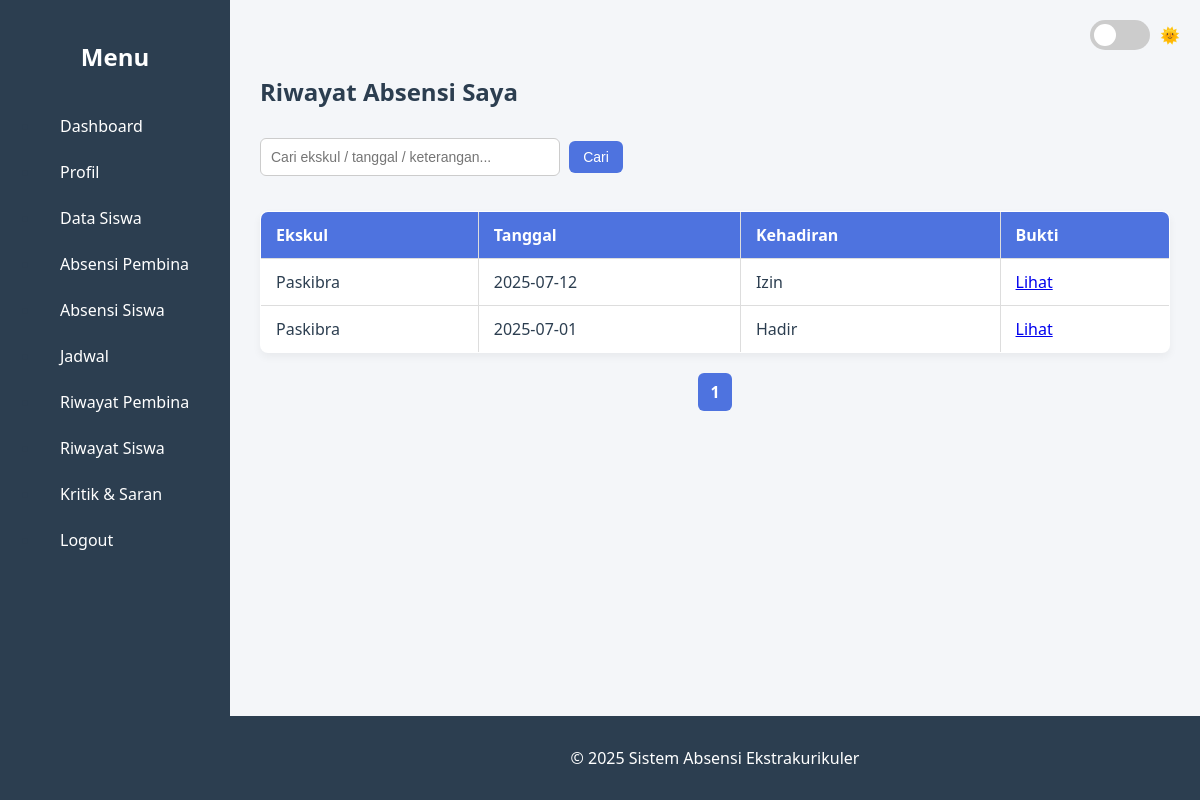
The page /pembina/riwayat_siswa.php (signed in) on the database its author committed.
### tables this page shows
CREATE TABLE `absensi` (
  `id_absensi` int(11) NOT NULL,
  `tanggal` date DEFAULT NULL,
  `kehadiran` enum('Hadir','Izin','Sakit','Alfa') DEFAULT NULL,
  `id_siswa` int(11) DEFAULT NULL,
  `id_ekskul` int(11) DEFAULT NULL,
  `id_pembina` int(11) DEFAULT NULL,
  `foto_bukti` varchar(255) DEFAULT NULL
);

CREATE TABLE `ekskul` (
  `id_ekskul` int(11) NOT NULL,
  `nama_ekskul` varchar(100) DEFAULT NULL,
  `id_pembina` int(11) DEFAULT NULL
);

### pembina/riwayat_siswa.php (the view, shortened to what this page needs)
<?php
include 'header.php';
include '../koneksi.php';
$id_siswa = $_SESSION['id'];
$search = isset($_GET['search']) ? mysqli_real_escape_string($conn, $_GET['search']) : '';
$limit = 10;
$page = isset($_GET['page']) ? max((int)$_GET['page'], 1) : 1;
$start = ($page - 1) * $limit;
$searchSql = $search ? "AND (
    e.nama_ekskul LIKE '%$search%' OR
    a.kehadiran LIKE '%$search%' OR
    a.tanggal LIKE '%$search%'
)" : '';
$query = mysqli_query($conn, "
    SELECT a.*, e.nama_ekskul
    FROM absensi a
    JOIN ekskul e ON a.id_ekskul = e.id_ekskul
    WHERE a.id_siswa = '$id_siswa' $searchSql
    ORDER BY a.tanggal DESC
    LIMIT $start, $limit
");
$totalResult = mysqli_query($conn, "
    SELECT COUNT(*) as total
    FROM absensi a
    JOIN ekskul e ON a.id_ekskul = e.id_ekskul
    WHERE a.id_siswa = '$id_siswa' $searchSql
");
$totalData = mysqli_fetch_assoc($totalResult)['total'];
$totalPages = ceil($totalData / $limit);
?>
<?php include 'sidebar.php'; ?>
<div class="content">
    <h2>Riwayat Absensi Saya</h2>
    <form method="GET" style="margin-bottom: 10px;">
        <input type="text" name="search" placeholder="Cari ekskul / tanggal / keterangan..." value="<?= htmlspecialchars($search); ?>">
        <button type="submit">Cari</button>
    </form>
    <table border="1" cellpadding="8" cellspacing="0" style="width: 100%;">
        <thead>
            <tr>
                <th>Ekskul</th>
                <th>Tanggal</th>
                <th>Kehadiran</th>
                <th>Bukti</th>
            </tr>
        </thead>
        <tbody>
            <?php if (mysqli_num_rows($query) > 0): ?>
                <?php while ($r = mysqli_fetch_assoc($query)): ?>
                    <tr>
                        <td><?= htmlspecialchars($r['nama_ekskul']) ?></td>
                        <td><?= $r['tanggal'] ?></td>
                        <td><?= $r['kehadiran'] ?></td>
                        <td>
                            <?php if (!empty($r['foto_bukti'])): ?>
                                <a href="javascript:void(0);" onclick="showModal('../uploads/<?= $r['foto_bukti'] ?>')">Lihat</a>
                            <?php else: ?>
                                (Tidak Ada)
                            <?php endif; ?>
                        </td>
                    </tr>
                <?php endwhile; ?>
            <?php else: ?>
                <tr><td colspan="4" style="text-align:center;">Belum ada data absensi.</td></tr>
            <?php endif; ?>
        </tbody>
    </table>
    <div class="pagination">
        <?php for ($i = 1; $i <= $totalPages; $i++): ?>
            <a href="?page=<?= $i ?>&search=<?= urlencode($search) ?>" class="<?= $i == $page ? 'active' : '' ?>">
                <?= $i ?>
            </a>
        <?php endfor; ?>
    </div>
</div>
<?php include 'footer.php'; ?>

### pembina/style.css (style rules this page uses)
:root { --bg: #f4f6f9; --text: #2c3e50; --sidebar-bg: #2c3e50; --sidebar-text: white; --primary: #4e73df; --primary-dark: #224abe; --table-header: #4e73df; --footer-bg: #2c3e50; }
* { box-sizing: border-box; }
body { margin: 0; background-color: var(--bg); color: var(--text); font-family: 'Segoe UI', sans-serif; }
.content { margin-left: 230px; padding: 30px; }
textarea, input[type="text"], input[type="date"], input[type="file"], select { width: 100%; padding: 12px; margin-bottom: 15px; border: 1px solid #ccc; border-radius: 8px; font-size: 14px; resize: vertical; }
button, input[type="submit"] { background-color: var(--primary); color: white; border: none; padding: 10px 20px; font-size: 14px; border-radius: 8px; cursor: pointer; }
table { width: 100%; border-collapse: collapse; margin-top: 20px; }
table, th, td { border: 1px solid #ddd; }
th, td { padding: 10px; text-align: left; }
th { background-color: var(--table-header); color: white; }
form input[type="text"] { padding: 10px; width: 300px; border: 1px solid #ccc; border-radius: 6px; margin-top: 10px; }
form button { padding: 10px 16px; background: var(--primary); color: white; border: none; border-radius: 6px; margin-left: 5px; cursor: pointer; }
.pagination { margin-top: 20px; text-align: center; }
.pagination a { display: inline-block; padding: 8px 14px; margin: 0 4px; background: #eee; color: #333; text-decoration: none; border-radius: 6px; transition: 0.3s; }
.pagination a.active, .pagination a:hover { background: var(--primary); color: white; }

### pembina/riwayat_siswa.php (style rules this page uses)
body { margin-top: 25px; }
table { width: 100%; border-collapse: collapse; background-color: white; border-radius: 8px; overflow: hidden; box-shadow: 0 4px 8px rgba(0, 0, 0, 0.05); }
th, td { padding: 12px 15px; text-align: left; border-bottom: 1px solid #ddd; }
th { background-color: #4e73df; color: white; }
form { margin-bottom: 20px; }
input[type="text"] { padding: 8px 12px; border-radius: 6px; border: 1px solid #ccc; font-size: 14px; }
button[type="submit"] { padding: 8px 14px; border-radius: 6px; background-color: #4e73df; color: white; border: none; cursor: pointer; font-size: 14px; }
.pagination { margin-top: 20px; text-align: center; }
.pagination a { display: inline-block; padding: 8px 12px; margin: 0 4px; border-radius: 6px; text-decoration: none; background-color: #f1f1f1; color: #333; transition: background 0.3s; }
.pagination a.active { background-color: #4e73df; color: white; font-weight: bold; }

### rows shown on the page
absensi: id_ekskul.nama_ekskul "Paskibra", tanggal "2025-07-12", kehadiran "Izin"
absensi: id_ekskul.nama_ekskul "Paskibra", tanggal "2025-07-01", kehadiran "Hadir"
